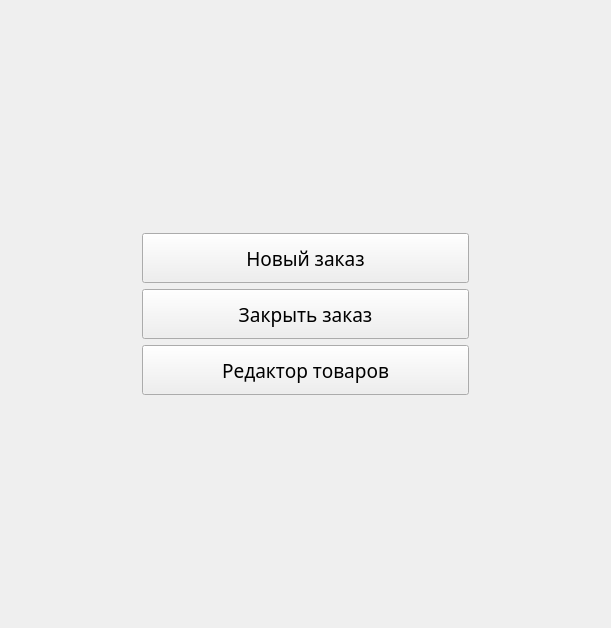
<?xml version="1.0" encoding="UTF-8"?>
<ui version="4.0">
 <class>FormMain</class>
 <widget class="QWidget" name="FormMain">
  <property name="geometry">
   <rect>
    <x>0</x>
    <y>0</y>
    <width>611</width>
    <height>628</height>
   </rect>
  </property>
  <property name="windowTitle">
   <string>Касса Веселого рокера</string>
  </property>
  <layout class="QHBoxLayout" name="horizontalLayout_2">
   <item>
    <layout class="QHBoxLayout" name="horizontalLayout" stretch="2,5,2">
     <item>
      <spacer name="horizontalSpacer_2">
       <property name="orientation">
        <enum>Qt::Horizontal</enum>
       </property>
       <property name="sizeHint" stdset="0">
        <size>
         <width>40</width>
         <height>20</height>
        </size>
       </property>
      </spacer>
     </item>
     <item>
      <layout class="QVBoxLayout" name="verticalLayout">
       <item>
        <spacer name="verticalSpacer_2">
         <property name="orientation">
          <enum>Qt::Vertical</enum>
         </property>
         <property name="sizeHint" stdset="0">
          <size>
           <width>20</width>
           <height>40</height>
          </size>
         </property>
        </spacer>
       </item>
       <item>
        <widget class="QPushButton" name="cmdAddOrder">
         <property name="minimumSize">
          <size>
           <width>0</width>
           <height>50</height>
          </size>
         </property>
         <property name="font">
          <font>
           <family>DFKai-SB</family>
           <pointsize>14</pointsize>
          </font>
         </property>
         <property name="text">
          <string>Новый заказ</string>
         </property>
        </widget>
       </item>
       <item>
        <widget class="QPushButton" name="cmdCloseOrder">
         <property name="minimumSize">
          <size>
           <width>0</width>
           <height>50</height>
          </size>
         </property>
         <property name="font">
          <font>
           <family>DFKai-SB</family>
           <pointsize>14</pointsize>
          </font>
         </property>
         <property name="text">
          <string>Закрыть заказ</string>
         </property>
        </widget>
       </item>
       <item>
        <widget class="QPushButton" name="cmdProducts">
         <property name="minimumSize">
          <size>
           <width>0</width>
           <height>50</height>
          </size>
         </property>
         <property name="font">
          <font>
           <family>DFKai-SB</family>
           <pointsize>14</pointsize>
          </font>
         </property>
         <property name="text">
          <string>Редактор товаров</string>
         </property>
        </widget>
       </item>
       <item>
        <spacer name="verticalSpacer">
         <property name="orientation">
          <enum>Qt::Vertical</enum>
         </property>
         <property name="sizeHint" stdset="0">
          <size>
           <width>20</width>
           <height>40</height>
          </size>
         </property>
        </spacer>
       </item>
      </layout>
     </item>
     <item>
      <spacer name="horizontalSpacer">
       <property name="orientation">
        <enum>Qt::Horizontal</enum>
       </property>
       <property name="sizeHint" stdset="0">
        <size>
         <width>40</width>
         <height>20</height>
        </size>
       </property>
      </spacer>
     </item>
    </layout>
   </item>
  </layout>
 </widget>
 <resources/>
 <connections/>
</ui>
